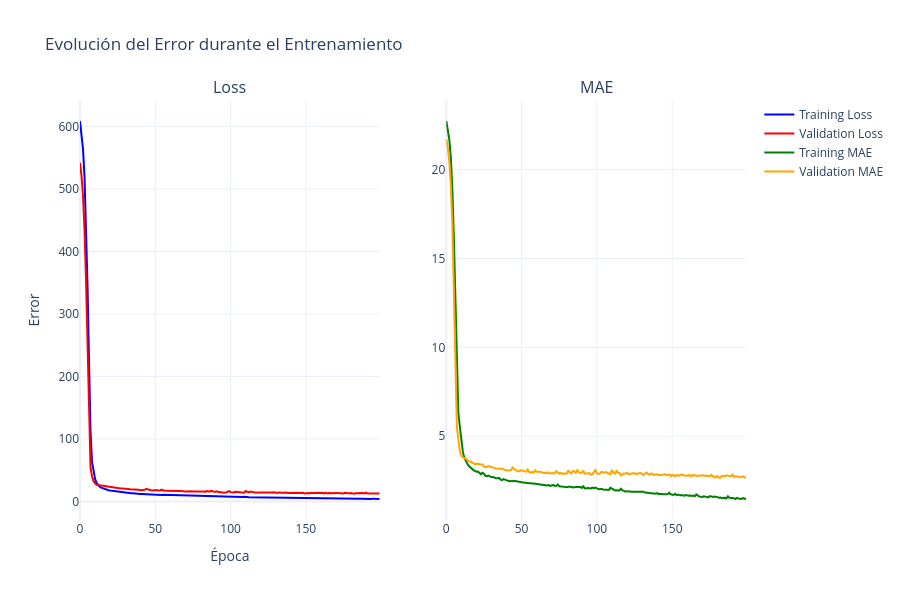

The cell this chart's notebook holds for it:
### Code cell
# Plot the responses for different events and regions using Plotly
# Creamos un subplot para visualizar mejor los errores
fig = make_subplots(rows=1, cols=2,subplot_titles=("Loss", "MAE"))

# Añadimos la primera traza para el error de entrenamiento
fig.add_trace(
    go.Scatter(x=df_boston_error[df_boston_error['Type'] == 'loss']['epoch'],
               y=df_boston_error[df_boston_error['Type'] == 'loss']['Error'],
               mode='lines',
               name='Training Loss',
               line=dict(color='blue')),
    row=1, col=1
)

# Añadimos la segunda traza para el error de validación
fig.add_trace(
    go.Scatter(x=df_boston_error[df_boston_error['Type'] == 'val_loss']['epoch'],
               y=df_boston_error[df_boston_error['Type'] == 'val_loss']['Error'],
               mode='lines',
               name='Validation Loss',
               line=dict(color='red')),
    row=1, col=1
)

# Añadimos la tercera traza para el MAE de entrenamiento
fig.add_trace(
    go.Scatter(x=df_boston_error[df_boston_error['Type'] == 'mae']['epoch'],
               y=df_boston_error[df_boston_error['Type'] == 'mae']['Error'],
               mode='lines',
               name='Training MAE',
               line=dict(color='green')),
    row=1, col=2
)

# Añadimos la cuarta traza para el MAE de validación
fig.add_trace(
    go.Scatter(x=df_boston_error[df_boston_error['Type'] == 'val_mae']['epoch'],
               y=df_boston_error[df_boston_error['Type'] == 'val_mae']['Error'],
               mode='lines',
               name='Validation MAE',
               line=dict(color='orange')),
    row=1, col=2
)

# Mejoramos el layout del gráfico
fig.update_layout(
    title_text="Evolución del Error durante el Entrenamiento",
    height=600,
    showlegend=True,
    xaxis_title="Época",
    yaxis_title="Error",
    template='plotly_white'
)

fig.show()

### Figure 1 — Plotly figure (JSON) as saved in the notebook; plotly's stock layout.template omitted (floating-point values rounded to 4 significant figures; data arrays with more than 128 entries replaced by an {"elided": "..."} marker saying what was removed)
{"data": [{"line": {"color": "blue"}, "mode": "lines", "name": "Training Loss", "type": "scatter", "x": {"elided": "200 int values"}, "xaxis": "x", "y": {"elided": "200 float values"}, "yaxis": "y"}, {"line": {"color": "red"}, "mode": "lines", "name": "Validation Loss", "type": "scatter", "x": {"elided": "200 int values"}, "xaxis": "x", "y": {"elided": "200 float values"}, "yaxis": "y"}, {"line": {"color": "green"}, "mode": "lines", "name": "Training MAE", "type": "scatter", "x": {"elided": "200 int values"}, "xaxis": "x2", "y": {"elided": "200 float values"}, "yaxis": "y2"}, {"line": {"color": "orange"}, "mode": "lines", "name": "Validation MAE", "type": "scatter", "x": {"elided": "200 int values"}, "xaxis": "x2", "y": {"elided": "200 float values"}, "yaxis": "y2"}], "layout": {"annotations": [{"font": {"size": 16}, "showarrow": false, "text": "Loss", "x": 0.225, "xanchor": "center", "xref": "paper", "y": 1, "yanchor": "bottom", "yref": "paper"}, {"font": {"size": 16}, "showarrow": false, "text": "MAE", "x": 0.775, "xanchor": "center", "xref": "paper", "y": 1, "yanchor": "bottom", "yref": "paper"}], "height": 600, "showlegend": true, "title": {"text": "Evolución del Error durante el Entrenamiento"}, "xaxis": {"anchor": "y", "domain": [0, 0.45], "title": {"text": "Época"}}, "xaxis2": {"anchor": "y2", "domain": [0.55, 1]}, "yaxis": {"anchor": "x", "domain": [0, 1], "title": {"text": "Error"}}, "yaxis2": {"anchor": "x2", "domain": [0, 1]}}}
